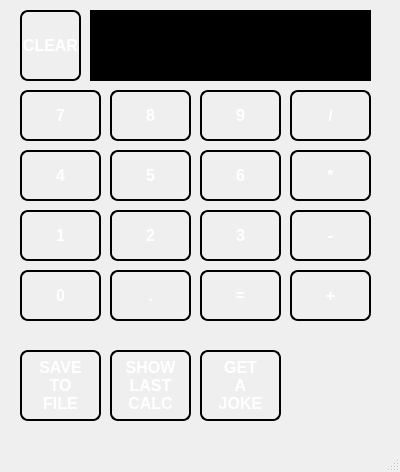
<?xml version="1.0" encoding="UTF-8"?>
<ui version="4.0">
 <class>MainWindow</class>
 <widget class="QMainWindow" name="MainWindow">
  <property name="geometry">
   <rect>
    <x>0</x>
    <y>0</y>
    <width>400</width>
    <height>472</height>
   </rect>
  </property>
  <property name="windowTitle">
   <string>Chuck Norris Calculator</string>
  </property>
  <property name="windowIcon">
   <iconset resource="resources.qrc">
    <normaloff>:/pics/chucknorris2.PNG</normaloff>:/pics/chucknorris2.PNG</iconset>
  </property>
  <property name="styleSheet">
   <string notr="true">QPushButton{
	font-size:16px;
	border-width:2px;
	border-style:solid;
	border-color:black;
	color:white;
	border-radius:8px;
    font-family: &quot;Times New Roman&quot;;
	font-weight:bold;
}
QWidget{
	background-image:url(&quot;:/pics/chucknorris.PNG&quot;);
}

</string>
  </property>
  <widget class="QWidget" name="centralwidget">
   <widget class="QPushButton" name="summaryButton">
    <property name="geometry">
     <rect>
      <x>200</x>
      <y>270</y>
      <width>81</width>
      <height>51</height>
     </rect>
    </property>
    <property name="text">
     <string>=</string>
    </property>
   </widget>
   <widget class="QPushButton" name="sevenButton">
    <property name="geometry">
     <rect>
      <x>20</x>
      <y>90</y>
      <width>81</width>
      <height>51</height>
     </rect>
    </property>
    <property name="text">
     <string>7</string>
    </property>
   </widget>
   <widget class="QPushButton" name="eightButton">
    <property name="geometry">
     <rect>
      <x>110</x>
      <y>90</y>
      <width>81</width>
      <height>51</height>
     </rect>
    </property>
    <property name="text">
     <string>8</string>
    </property>
   </widget>
   <widget class="QPushButton" name="nineButton">
    <property name="geometry">
     <rect>
      <x>200</x>
      <y>90</y>
      <width>81</width>
      <height>51</height>
     </rect>
    </property>
    <property name="text">
     <string>9</string>
    </property>
   </widget>
   <widget class="QPushButton" name="fourButton">
    <property name="geometry">
     <rect>
      <x>20</x>
      <y>150</y>
      <width>81</width>
      <height>51</height>
     </rect>
    </property>
    <property name="text">
     <string>4</string>
    </property>
   </widget>
   <widget class="QPushButton" name="fiveButton">
    <property name="geometry">
     <rect>
      <x>110</x>
      <y>150</y>
      <width>81</width>
      <height>51</height>
     </rect>
    </property>
    <property name="text">
     <string>5</string>
    </property>
   </widget>
   <widget class="QPushButton" name="sixButton">
    <property name="geometry">
     <rect>
      <x>200</x>
      <y>150</y>
      <width>81</width>
      <height>51</height>
     </rect>
    </property>
    <property name="text">
     <string>6</string>
    </property>
   </widget>
   <widget class="QPushButton" name="twoButton">
    <property name="geometry">
     <rect>
      <x>110</x>
      <y>210</y>
      <width>81</width>
      <height>51</height>
     </rect>
    </property>
    <property name="text">
     <string>2</string>
    </property>
   </widget>
   <widget class="QPushButton" name="threeButton">
    <property name="geometry">
     <rect>
      <x>200</x>
      <y>210</y>
      <width>81</width>
      <height>51</height>
     </rect>
    </property>
    <property name="text">
     <string>3</string>
    </property>
   </widget>
   <widget class="QPushButton" name="oneButton">
    <property name="geometry">
     <rect>
      <x>20</x>
      <y>210</y>
      <width>81</width>
      <height>51</height>
     </rect>
    </property>
    <property name="text">
     <string>1</string>
    </property>
   </widget>
   <widget class="QPushButton" name="minusButton">
    <property name="geometry">
     <rect>
      <x>290</x>
      <y>210</y>
      <width>81</width>
      <height>51</height>
     </rect>
    </property>
    <property name="text">
     <string>-</string>
    </property>
   </widget>
   <widget class="QPushButton" name="plusButton">
    <property name="geometry">
     <rect>
      <x>290</x>
      <y>270</y>
      <width>81</width>
      <height>51</height>
     </rect>
    </property>
    <property name="text">
     <string>+</string>
    </property>
   </widget>
   <widget class="QPushButton" name="dotButton">
    <property name="geometry">
     <rect>
      <x>110</x>
      <y>270</y>
      <width>81</width>
      <height>51</height>
     </rect>
    </property>
    <property name="text">
     <string>.</string>
    </property>
   </widget>
   <widget class="QPushButton" name="zeroButton">
    <property name="geometry">
     <rect>
      <x>20</x>
      <y>270</y>
      <width>81</width>
      <height>51</height>
     </rect>
    </property>
    <property name="text">
     <string>0</string>
    </property>
   </widget>
   <widget class="QPushButton" name="divideButton">
    <property name="geometry">
     <rect>
      <x>290</x>
      <y>90</y>
      <width>81</width>
      <height>51</height>
     </rect>
    </property>
    <property name="text">
     <string>/</string>
    </property>
   </widget>
   <widget class="QPushButton" name="multiplyButton">
    <property name="geometry">
     <rect>
      <x>290</x>
      <y>150</y>
      <width>81</width>
      <height>51</height>
     </rect>
    </property>
    <property name="text">
     <string>*</string>
    </property>
   </widget>
   <widget class="QLabel" name="lcd">
    <property name="geometry">
     <rect>
      <x>90</x>
      <y>10</y>
      <width>281</width>
      <height>71</height>
     </rect>
    </property>
    <property name="styleSheet">
     <string notr="true">font-size:28px;
color:white;
border-style:solid;
border-width:2px;
font-family: &quot;Times New Roman&quot;;
background:black;

</string>
    </property>
    <property name="text">
     <string/>
    </property>
    <property name="alignment">
     <set>Qt::AlignRight|Qt::AlignTrailing|Qt::AlignVCenter</set>
    </property>
   </widget>
   <widget class="QPushButton" name="clrButton">
    <property name="geometry">
     <rect>
      <x>20</x>
      <y>10</y>
      <width>61</width>
      <height>71</height>
     </rect>
    </property>
    <property name="text">
     <string>CLEAR</string>
    </property>
   </widget>
   <widget class="QPushButton" name="saveButton">
    <property name="geometry">
     <rect>
      <x>20</x>
      <y>350</y>
      <width>81</width>
      <height>71</height>
     </rect>
    </property>
    <property name="styleSheet">
     <string notr="true"/>
    </property>
    <property name="text">
     <string>SAVE
TO
FILE</string>
    </property>
   </widget>
   <widget class="QPushButton" name="showButton">
    <property name="geometry">
     <rect>
      <x>110</x>
      <y>350</y>
      <width>81</width>
      <height>71</height>
     </rect>
    </property>
    <property name="styleSheet">
     <string notr="true"/>
    </property>
    <property name="text">
     <string>SHOW
LAST
CALC</string>
    </property>
   </widget>
   <widget class="QPushButton" name="jokeButton">
    <property name="geometry">
     <rect>
      <x>200</x>
      <y>350</y>
      <width>81</width>
      <height>71</height>
     </rect>
    </property>
    <property name="text">
     <string>GET
A
JOKE</string>
    </property>
   </widget>
  </widget>
  <widget class="QMenuBar" name="menubar">
   <property name="geometry">
    <rect>
     <x>0</x>
     <y>0</y>
     <width>400</width>
     <height>22</height>
    </rect>
   </property>
  </widget>
  <widget class="QStatusBar" name="statusbar">
   <property name="enabled">
    <bool>false</bool>
   </property>
   <property name="sizeGripEnabled">
    <bool>true</bool>
   </property>
  </widget>
 </widget>
 <resources>
  <include location="resources.qrc"/>
 </resources>
 <connections/>
</ui>
